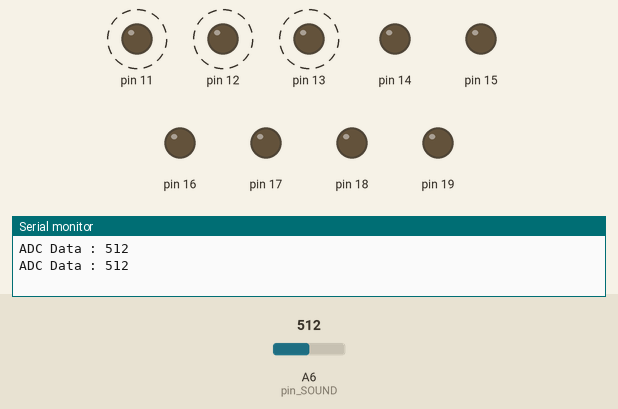
This sketch was run on a simulated Arduino Nano, built with avr-gcc and run on an emulated ATmega328P. On the bench: output pins drawn as LEDs (lit = HIGH), the last lines printed to the serial monitor. Dashed ring = blinking. Inputs (shaded band) come from the test bench; at power-on: A6 (pin_SOUND) = 512.

Above: at 1.9 s.
2.0 s: A6 (pin_SOUND) set to 107
5.5 s: A6 (pin_SOUND) set to 93
At 5.8 s:
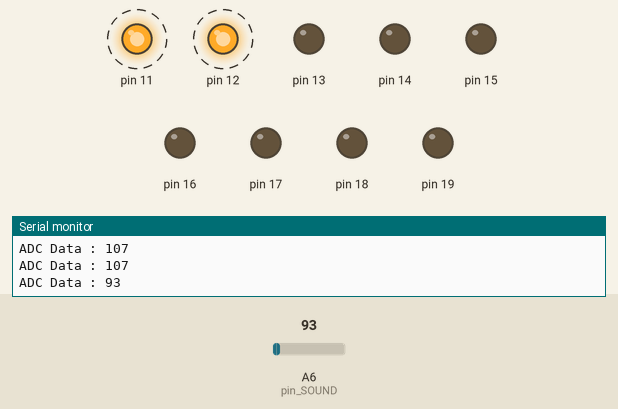
9.0 s: A6 (pin_SOUND) set to 110
At 9.6 s:
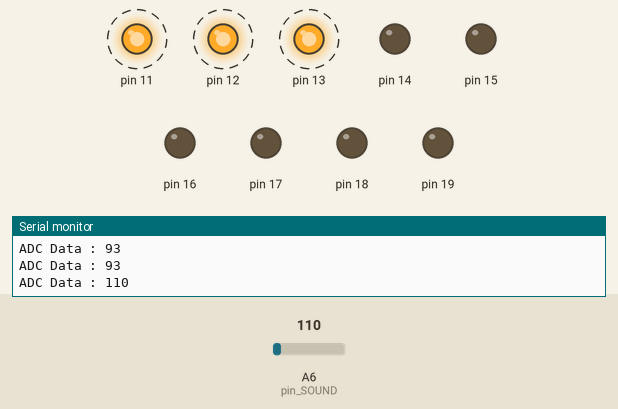
12.5 s: A6 (pin_SOUND) set to 90
At 13.6 s:
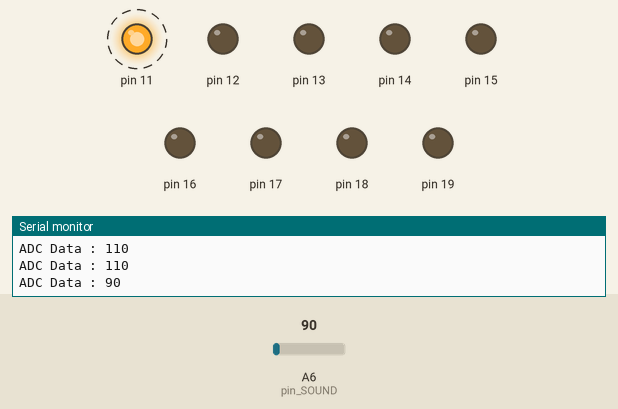
Timing chart, 0 to 17.0 s (numbered marks = the images above; inputs shaded):
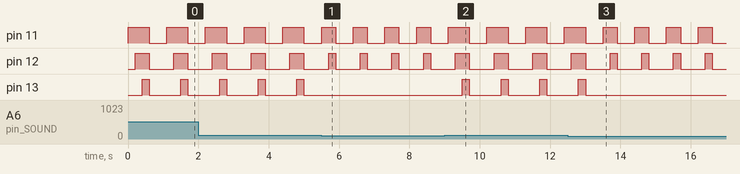

The sketch:

240409_sound.ino
```cpp
int pin_SOUND = A6;


void setup() {
  Serial.begin(115200); // 통신속도
  pinMode(pin_SOUND, INPUT);

  for(int i=11; i<20; i++){
    pinMode(i,OUTPUT);
   }
}

void loop() {
  int ADC_data = analogRead(pin_SOUND); // 소리센서는 아날로그 입력
  Serial.print("ADC Data : ");
  Serial.println(ADC_data);

  if(ADC_data >= 100){ // 511 => 2.5v , 1023 => 5v (analogRead 함수에서 계산)
    // Serial.println("Noise");
    pin_11_LED();
    pin_12_LED();
    pin_13_LED();
  } else if(ADC_data >= 50 && ADC_data < 100){
    // Serial.println("Quiet");
    pin_11_LED();
    pin_12_LED();
  } else if(ADC_data >= 10 && ADC_data < 50){
    // Serial.println("Quiet");
    pin_11_LED();
  }

  LED_LOW();

  delay(500);

}

void pin_11_LED(void){
    digitalWrite(11,HIGH);
    delay(200);
}

void pin_12_LED(void){
    digitalWrite(12,HIGH);
    delay(200);
}

void pin_13_LED(void){
    digitalWrite(13,HIGH);
    delay(200);
}

void LED_LOW(void){
  for(int i = 11; i <= 20; i++){
    digitalWrite(i,LOW);
  }
}
```

Measured:
- the behaviour switches between 100 and 99 on A6 (pin_SOUND) (found by bisection; images 0 and 1)
- after the input at 5.5 s, pin 13: stops changing and stays LOW
- after the input at 9.0 s, pin 13: alternates HIGH for 0.20 s and LOW for 0.90 s, starting after 0.50 s
- after the input at 12.5 s, pin 13: goes on until 13.0 s, then stays LOW
- by itself, pin 11: alternates HIGH for 0.40 s and LOW for 0.50 s
- by itself, pin 12: repeats every 0.90 s: LOW 0.70 s, HIGH 0.20 s
- by itself, pin 13: alternates HIGH for 0.20 s and LOW for 0.90 s
